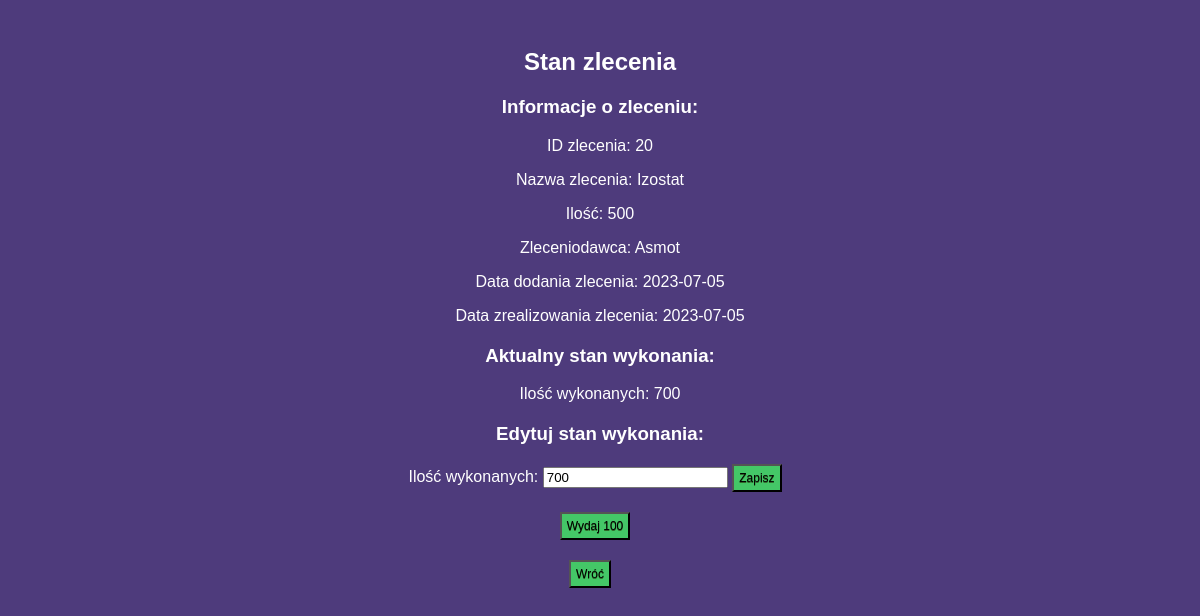
The app's page /stan_zlecenia.php?id=20 with its own data.
### tables this page shows
CREATE TABLE `zlecenia` (
  `Id_zlecenia` int(11) NOT NULL,
  `nazwa_zlecenia` varchar(255) DEFAULT NULL,
  `ilosc` int(11) DEFAULT NULL,
  `zleceniodawca` varchar(255) DEFAULT NULL,
  `data_dodania_zlecenia` date DEFAULT NULL,
  `data_zrealizowania_zlecenia` date DEFAULT NULL
);

CREATE TABLE `stan_zlecenia` (
  `Id` int(11) NOT NULL,
  `Id_zlecenia` int(11) NOT NULL,
  `ilosc` int(11) NOT NULL,
  `ostatnia_zmiana` text NOT NULL
);

### stan_zlecenia.php (the view, shortened to what this page needs)
<?php
$host = "localhost";
$dbname = "w64879_projekt";
$username = "root";
$password = "";
try {
    $db = new PDO("mysql:host=$host;dbname=$dbname", $username, $password);
    $db->setAttribute(PDO::ATTR_ERRMODE, PDO::ERRMODE_EXCEPTION);
} catch (PDOException $e) {
    die("Błąd połączenia z bazą danych: " . $e->getMessage());
}
if (isset($_GET['id'])) {
    $idZlecenia = $_GET['id'];
    $stmtZlecenie = $db->prepare("SELECT * FROM zlecenia WHERE Id_zlecenia = :idZlecenia");
    $stmtZlecenie->execute(array(':idZlecenia' => $idZlecenia));
    $zlecenie = $stmtZlecenie->fetch(PDO::FETCH_ASSOC);
    $stmtStan = $db->prepare("SELECT * FROM stan_zlecenia WHERE Id_zlecenia = :idZlecenia");
    $stmtStan->execute(array(':idZlecenia' => $idZlecenia));
    $stan = $stmtStan->fetch(PDO::FETCH_ASSOC);
} else {
    header("Location: zarzadzaj-zleceniami.php");
    exit();
}
?>
<!DOCTYPE html>
<html>
<head>
    <link rel="stylesheet" type="text/css" href="css\zarzadzaj-zleceniami.css">
</head>
<body>
<center>
    <h2>Stan zlecenia</h2>
	<h3>Informacje o zleceniu:</h3>
<p>ID zlecenia: <?php echo $zlecenie['Id_zlecenia']; ?></p>
<p>Nazwa zlecenia: <?php echo $zlecenie['nazwa_zlecenia']; ?></p>
<p>Ilość: <?php echo $zlecenie['ilosc']; ?></p>
<p>Zleceniodawca: <?php echo $zlecenie['zleceniodawca']; ?></p>
<p>Data dodania zlecenia: <?php echo $zlecenie['data_dodania_zlecenia']; ?></p>
<p>Data zrealizowania zlecenia: <?php echo $zlecenie['data_zrealizowania_zlecenia']; ?></p>
<h3>Aktualny stan wykonania:</h3>
<?php if ($stan): ?>
    <p>Ilość wykonanych: <?php echo $stan['ilosc']; ?></p>
<?php else: ?>
    <p>Brak informacji o stanie wykonania.</p>
<?php endif; ?>
<h3>Edytuj stan wykonania:</h3>
<form action="<?php echo htmlspecialchars($_SERVER["PHP_SELF"]); ?>" method="POST">
    <label for="ilosc">Ilość wykonanych:</label>
    <input type="number" name="ilosc" min="0" value="<?php echo ($stan ? $stan['ilosc'] : ''); ?>">
    <input type="submit" value="Zapisz" class="bzaloguj">
</form>
<form action="<?php echo htmlspecialchars($_SERVER["PHP_SELF"]); ?>" method="POST">
    <input type="submit" value="Wydaj 100" class="bzaloguj"><br>
</form>
<a href="zarzadzaj-zleceniami.php"><input type="submit" value="Wróć" class="bzaloguj"></a>
</center>
</body>
</html>

### CSS/zarzadzaj-zleceniami.css (style rules this page uses)
body { background-color: #4E3B7C; font-family: Tahoma, sans-serif; color: #fff; padding: 20px; }
.bzaloguj { background-color:#44c767; display:inline-block; cursor:pointer; color:#000; font-family:Arial; font-size:12px; padding:4px 15px; text-decoration:none; text-shadow:0px 1px 0px #2f6627; }
h2 { color: #fff; }
p { color: #fff; }
form { margin-bottom: 20px; }
input[type="date"], input[type="text"], input[type="submit"] { padding: 5px; margin-right: 10px; }
a { color: #fff; text-decoration: none; margin-right: 10px; }
h3 { margin-top: 20px; }

### records on screen
zlecenia: Id_zlecenia "20", nazwa_zlecenia "Izostat", ilosc "500", zleceniodawca "Asmot", data_dodania_zlecenia "2023-07-05", data_zrealizowania_zlecenia "2023-07-05"
stan_zlecenia: ilosc "700"
